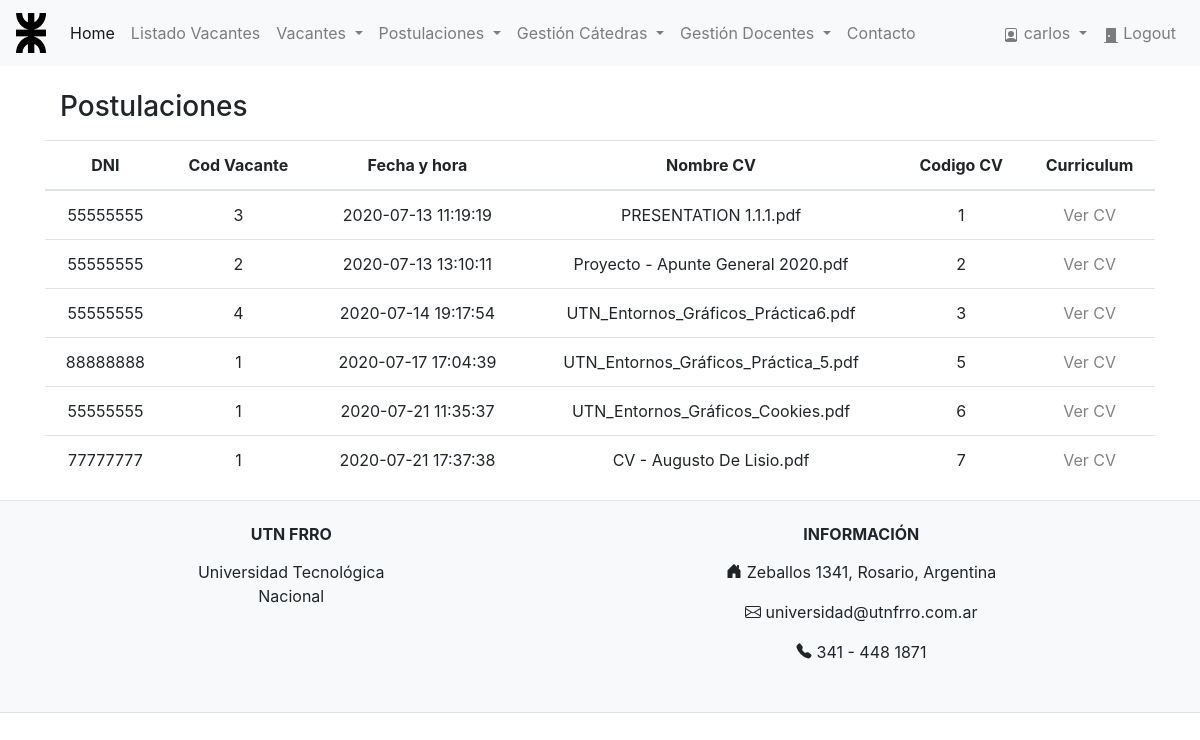
Page /Logic/postulaciones.php (signed in) on the earlier database version.
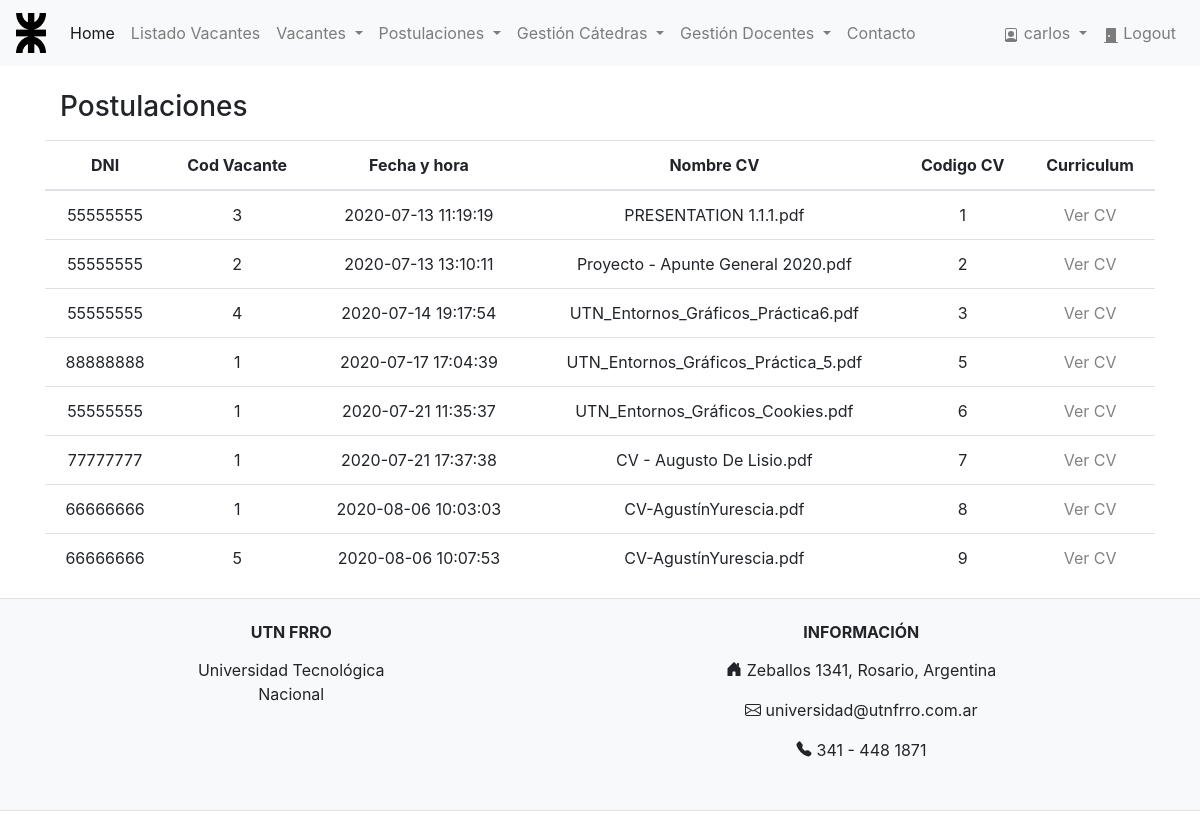
Same page on the later database version.
### tables this page shows
CREATE TABLE `postulacion` (
  `dni` int(11) NOT NULL,
  `cod_vacante` int(11) NOT NULL,
  `fecha_hora` datetime NOT NULL,
  `puntaje` int(11) DEFAULT NULL,
  `curriculum` varchar(45) NOT NULL,
  `cod_curriculum` int(11) NOT NULL,
  PRIMARY KEY (`dni`,`cod_vacante`),
  KEY `fk_postulacion_vacante_idx` (`cod_vacante`),
  CONSTRAINT `fk_postulacion_usuario` FOREIGN KEY (`dni`) REFERENCES `usuario` (`dni`) ON UPDATE CASCADE,
  CONSTRAINT `fk_postulacion_vacante` FOREIGN KEY (`cod_vacante`) REFERENCES `vacante` (`cod_vacante`) ON UPDATE CASCADE
);

### Logic/postulaciones.php (the view, shortened to what this page needs)
<!DOCTYPE html>
<html>
<head>
    <?php
    include_once("../Logic/header.php");
    ?>
</head>
<body>
    <?php
    $es_admin = $_SESSION['es_admin'];
    if ($es_admin == 1) {
        $sentencia = "SELECT * FROM postulacion ORDER BY fecha_hora ASC";
        $resultado = mysqli_query($link, $sentencia) or die(mysqli_error($link));
    } else {
        $dni = $_SESSION['dni'];
        $sentencia = "SELECT * FROM postulacion WHERE dni='$dni' ORDER BY fecha_hora ASC";
        $resultado = mysqli_query($link, $sentencia) or die(mysqli_error($link));
    }
    ?>
    <div class="container">
        <div class="form-group col-md-12">
            <br />
            <h3>Postulaciones</h3>
        </div>
        <form action="seleccion_vacante.php" method="post">
            <table class="table">
                <thead>
                    <tr>
                        <th scope="col">DNI</th>
                        <th scope="col">Cod Vacante</th>
                        <th scope="col">Fecha y hora</th>
                        <th scope="col">Nombre CV</th>
                        <th scope="col">Codigo CV</th>
                        <th scope="col">Curriculum</th>
                    </tr>
                </thead>
                <tbody>
                    <?php
                    while ($fila = mysqli_fetch_array($resultado)) {
                    ?>
                        <tr>
                            <td><?php echo ($fila['dni']); ?></td>
                            <td><?php echo ($fila['cod_vacante']); ?></td>
                            <td><?php echo ($fila['fecha_hora']); ?></td>
                            <td><?php echo ($fila['curriculum']); ?></td>
                            <td><?php echo ($fila['cod_curriculum']); ?></td>
                            <td><a class="linkcv" href="../Archivos/<?php $a = $fila['cod_curriculum'];
                                                                    $b = $fila['curriculum'];
                                                                    echo $a . $b; ?> " target="_blank"> Ver CV</a></td>
                        </tr>
                    <?php
                    }
                    ?>
                </tbody>
            </table>
        </form>
    </div>
    <?php
    include_once("../Logic/footer.php");
    ?>
</body>
</html>

Differences in the rows shown:
added postulacion: dni "66666666", cod_vacante "1", fecha_hora "2020-08-06 10:03:03", curriculum "CV-AgustínYurescia.pdf", cod_curriculum "8"
added postulacion: dni "66666666", cod_vacante "5", fecha_hora "2020-08-06 10:07:53", curriculum "CV-AgustínYurescia.pdf", cod_curriculum "9"
